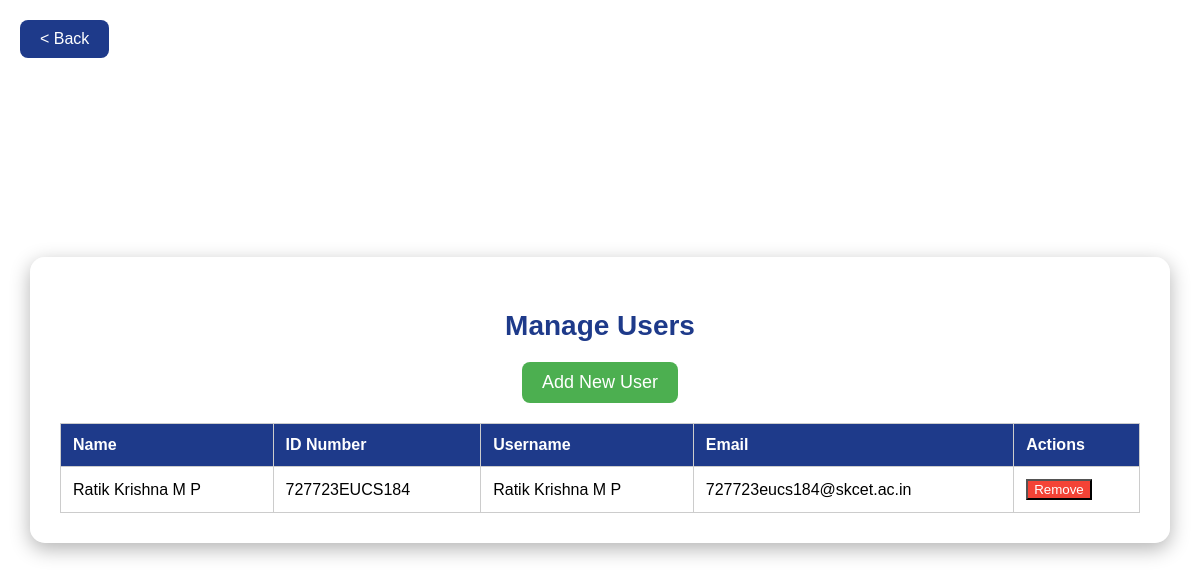
Page /Library/musers/ on the earlier database version.
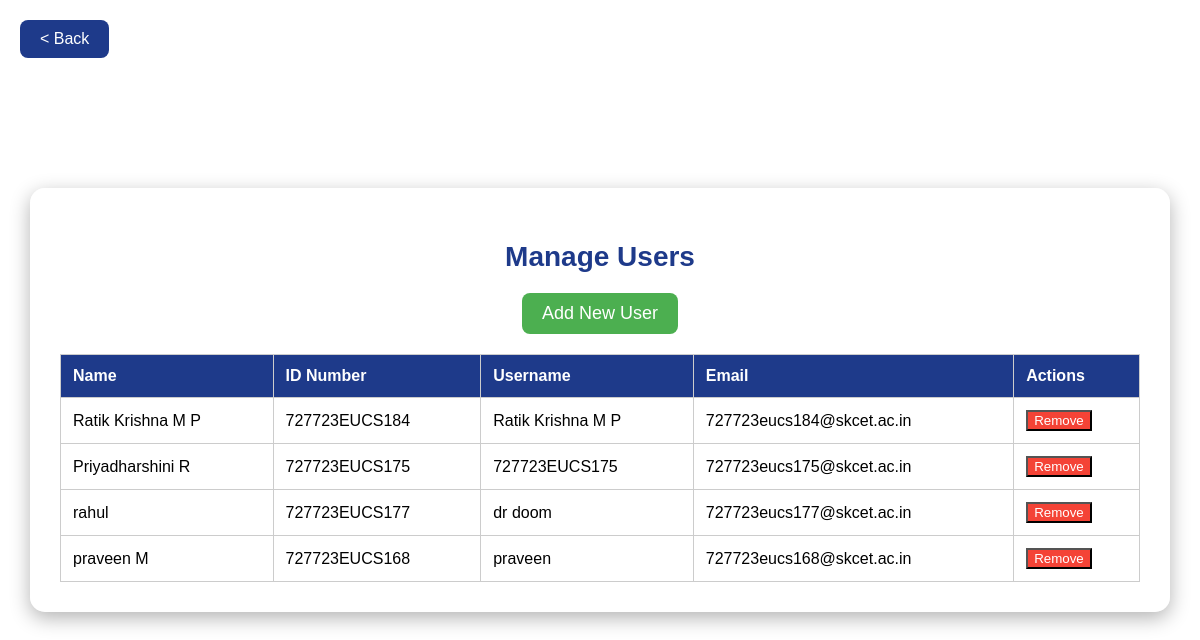
Same page on the later database version.
### LibMS/models.py (models this page shows, shortened)
class Faculty(models.Model):
    name = models.CharField(max_length=200)
    id_number = models.CharField(max_length=50, unique=True)
    username = models.CharField(max_length=100, unique=True)
    password = models.CharField(max_length=100)
    email = models.EmailField(max_length=100, default="null")
    is_first_login = models.BooleanField(default=True)

### LibMS/views.py (the view)
# urls.py: path('musers/', musers, name='musers'),
def musers(request):
    faculty_list = Faculty.objects.all()
    return render(request, 'musers.html', {'faculty_list': faculty_list})

### Frontend/Templates/musers.html (shortened to what this page needs)
<!DOCTYPE html>
<html lang="en">
<head>
</head>
<body>
    <a href="{% url 'admin' %}" class="back-btn"> &lt; Back </a>
    <div class="manage-container">
        <h2>Manage Users</h2>
        <a href="{% url 'addu' %}">
            <button class="add-btn">Add New User</button>
        </a>
        <table>
            <thead>
                <tr>
                    <th>Name</th>
                    <th>ID Number</th>
                    <th>Username</th>
                    <th>Email</th>
                    <th>Actions</th>
                </tr>
            </thead>
            <tbody>
                {% for faculty in faculty_list %}
                <tr>
                    <td>{{ faculty.name }}</td>
                    <td>{{ faculty.id_number }}</td>
                    <td>{{ faculty.username }}</td>
                    <td>{{ faculty.email }}</td>
                    <td>
                        <a href="{% url 'delu' faculty.id %}" class="delete-btn">
                            <button class="remove-btn" type="button">Remove</button>
                        </a>
                    </td>
                </tr>
                {% endfor %}
            </tbody>
        </table>
    </div>
</body>
</html>

Differences in the rows shown:
added Faculty: name "Priyadharshini R", id_number "727723EUCS175", username "727723EUCS175", email "727723eucs175@skcet.ac.in"
added Faculty: name "rahul", id_number "727723EUCS177", username "dr doom", email "727723eucs177@skcet.ac.in"
added Faculty: name "praveen M", id_number "727723EUCS168", username "praveen", email "727723eucs168@skcet.ac.in"
